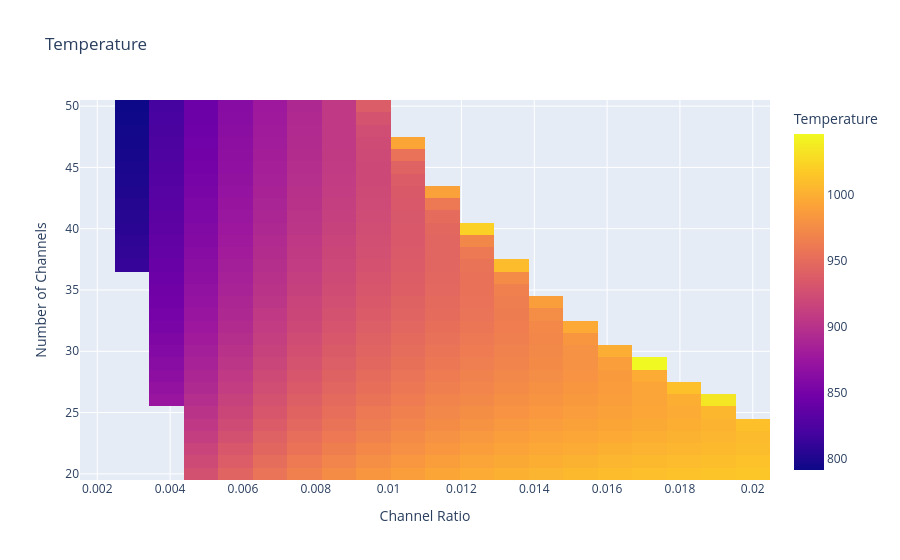
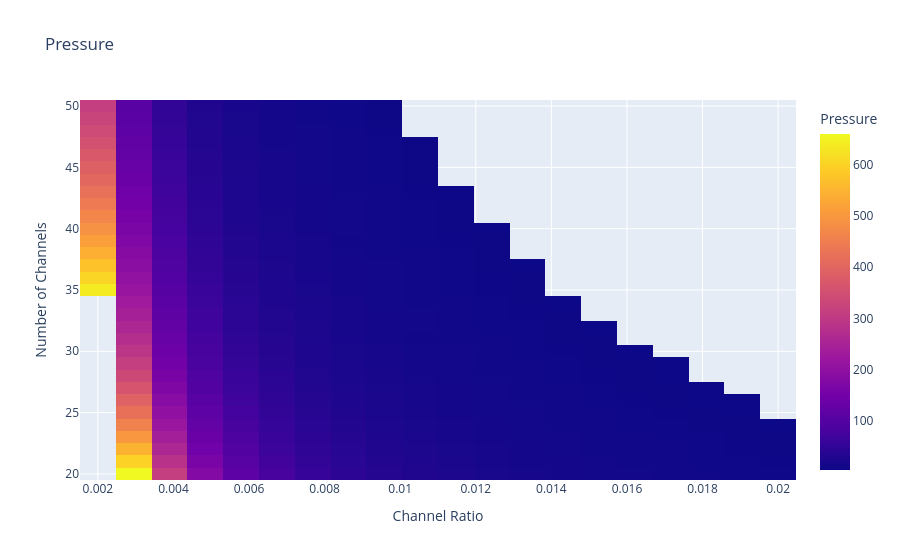

The notebook cell these images were saved under, in order:
### Code cell
CHRlist = np.linspace(0.002, 0.02, 20)
NCHlist = np.linspace(20, 50, 31)
X, Y = np.meshgrid(CHRlist, NCHlist)

CHRNCH = np.vectorize(CHR_NCH)
Z1, Z2 = CHRNCH(X, Y)  # unpack the two outputs
Heatmap(CHRlist, NCHlist, Z1, "Channel Ratio", "Number of Channels", "Temperature")
Heatmap(CHRlist, NCHlist, Z2, "Channel Ratio", "Number of Channels", "Pressure")

### Figure 1 — Plotly figure (JSON) as saved in the notebook; plotly's stock layout.template omitted (floating-point values rounded to 4 significant figures; data arrays with more than 128 entries replaced by an {"elided": "..."} marker saying what was removed)
{"data": [{"coloraxis": "coloraxis", "hovertemplate": "Channel Ratio: %{x}<br>Number of Channels: %{y}<br>Temperature: %{z}<extra></extra>", "name": "0", "type": "heatmap", "x": [0.002, 0.002947, 0.003895, 0.004842, 0.005789, 0.006737, 0.007684, 0.008632, 0.009579, 0.01053, 0.01147, 0.01242, 0.01337, 0.01432, 0.01526, 0.01621, 0.01716, 0.01811, 0.01905, 0.02], "xaxis": "x", "y": [20.0, 21.0, 22.0, 23.0, 24.0, 25.0, 26.0, 27.0, 28.0, 29.0, 30.0, 31.0, 32.0, 33.0, 34.0, 35.0, 36.0, 37.0, 38.0, 39.0, 40.0, 41.0, 42.0, 43.0, 44.0, 45.0, 46.0, 47.0, 48.0, 49.0, 50.0], "yaxis": "y", "z": {"elided": "31x20 float values"}}], "layout": {"coloraxis": {"colorbar": {"title": {"text": "Temperature"}}, "colorscale": [[0, "#0d0887"], [0.1111, "#46039f"], [0.2222, "#7201a8"], [0.3333, "#9c179e"], [0.4444, "#bd3786"], [0.5556, "#d8576b"], [0.6667, "#ed7953"], [0.7778, "#fb9f3a"], [0.8889, "#fdca26"], [1, "#f0f921"]]}, "title": {"text": "Temperature"}, "xaxis": {"anchor": "y", "domain": [0, 1], "title": {"text": "Channel Ratio"}}, "yaxis": {"anchor": "x", "autorange": true, "domain": [0, 1], "title": {"text": "Number of Channels"}}}}

### Figure 2 — Plotly figure (JSON) as saved in the notebook; plotly's stock layout.template omitted (floating-point values rounded to 4 significant figures; data arrays with more than 128 entries replaced by an {"elided": "..."} marker saying what was removed)
{"data": [{"coloraxis": "coloraxis", "hovertemplate": "Channel Ratio: %{x}<br>Number of Channels: %{y}<br>Pressure: %{z}<extra></extra>", "name": "0", "type": "heatmap", "x": [0.002, 0.002947, 0.003895, 0.004842, 0.005789, 0.006737, 0.007684, 0.008632, 0.009579, 0.01053, 0.01147, 0.01242, 0.01337, 0.01432, 0.01526, 0.01621, 0.01716, 0.01811, 0.01905, 0.02], "xaxis": "x", "y": [20.0, 21.0, 22.0, 23.0, 24.0, 25.0, 26.0, 27.0, 28.0, 29.0, 30.0, 31.0, 32.0, 33.0, 34.0, 35.0, 36.0, 37.0, 38.0, 39.0, 40.0, 41.0, 42.0, 43.0, 44.0, 45.0, 46.0, 47.0, 48.0, 49.0, 50.0], "yaxis": "y", "z": {"elided": "31x20 float values"}}], "layout": {"coloraxis": {"colorbar": {"title": {"text": "Pressure"}}, "colorscale": [[0, "#0d0887"], [0.1111, "#46039f"], [0.2222, "#7201a8"], [0.3333, "#9c179e"], [0.4444, "#bd3786"], [0.5556, "#d8576b"], [0.6667, "#ed7953"], [0.7778, "#fb9f3a"], [0.8889, "#fdca26"], [1, "#f0f921"]]}, "title": {"text": "Pressure"}, "xaxis": {"anchor": "y", "domain": [0, 1], "title": {"text": "Channel Ratio"}}, "yaxis": {"anchor": "x", "autorange": true, "domain": [0, 1], "title": {"text": "Number of Channels"}}}}
